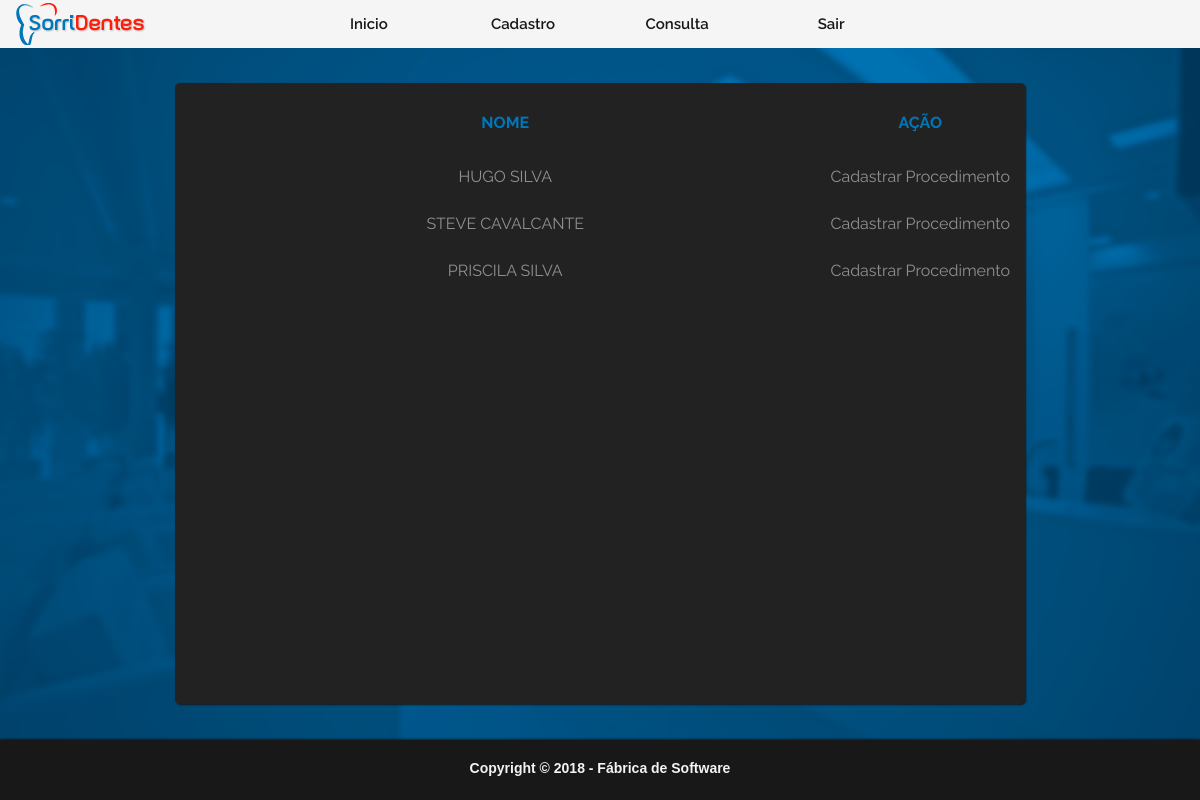
Screenshot of /Telas/TelaListaPacienteTable.php (signed in) with the database file from the repository.
### tables this page shows
CREATE TABLE PACIENTE(
    IDPACIENTE INT PRIMARY KEY AUTO_INCREMENT,
    NOME VARCHAR(255) NOT NULL,
    SEXO ENUM('Masculino','Feminino') NOT NULL,
    NASCIMENTO DATE NOT NULL,
    CPF VARCHAR(11) NOT NULL UNIQUE,
    PROFISSAO VARCHAR(255) NOT NULL,
    TIPOATENDIMENTO VARCHAR(255) NOT NULL,
    CELULAR VARCHAR(15) NOT NULL,
    ESTADOCIVIL ENUM('Casado(a)','Solteiro(a)','Divorciado(a)','Viúvo(a)','Separado(a)')NOT NULL,
    ENDERECO VARCHAR(255) NOT NULL,
    BAIRRO VARCHAR(255) NOT NULL,
    NUMERO SMALLINT(4) NOT NULL,
    SITUACAO ENUM('Atendido','Aguardando Atendimento','Em Espera','Finalizado') DEFAULT 'Em Espera' NOT NULL,
    CIDADE VARCHAR(32) NOT NULL,
    ESTADO CHAR(2) NOT NULL,
    COMPLEMENTO VARCHAR(50),
    CEP VARCHAR(9) NOT NULL
);

### BancoDeDados/Conexao_Banco_ClinicaSorridentes.php.inc (called while the page is built, shortened)
<?php
abstract class ConexaoDB {
    public $servidor = "localhost";
    public $usuario = "root";
    public $senha = "";
    public function conecta(){
    $this ->conexao = mysqli_connect($this->servidor,$this->usuario,$this->senha)
            or die ($this->trataErro(__FILE__,__FUNCTION__, mysqli_errno(), mysqli_error(), TRUE));
   }
}

### util/daoGenerico.php (called while the page is built, shortened)
<?php
require_once '../BancoDeDados/Conexao_Banco_ClinicaSorridentes.php.inc';
class daoGenerico extends ConexaoDB {
    public function retornaTudo($objeto){
       $sql = "SELECT * FROM ".$objeto->tabela;
       return $this->executaSQL($sql);
   }
   public function executaSQL($sql=null){
       if ($sql != null){
           $query = mysqli_query($this->conexao, $sql) or $this->trataErro(__FILE__,__FUNCTION__);
           $this->linhaAfetada = mysqli_affected_rows($this->conexao);
           if(substr(trim(strtolower($sql)),0,6)=='select'){
               $this->dataset = $query;
               return $query;
           }else{
               return $this->linhaAfetada;
           }
       }
   }
   public function retornaDados($tipo=null){
       switch(strtolower($tipo)){
           case "object":
               return mysqli_fetch_object($this->dataset);
               break;
       }
   }
}

### Telas/TelaListaPacienteTable.php (the view, shortened to what this page needs)
<?php
$paciente = new Paciente();
$paciente->retornaTudo($paciente);
?>
<html lang="pt-br">
    <head>
    <link rel="stylesheet" type="text/css" href="../css/style.css">
    <link rel="stylesheet" type="text/css" href="../css/tabela.css">
    <link rel="stylesheet" href="https://cdnjs.cloudflare.com/ajax/libs/font-awesome/4.7.0/css/font-awesome.min.css">
    </head>
    <body ondragstart="return false;">
    <header id="topo">
    <div id="right"><img src="../img/cct.png"></div>
    <nav class="menu" id="menu">
        <ul>
            <li><a href="../Telas/Home.php">Inicio</a></li>
            <li><a href="#">Cadastro</a>
            </li>
            <li><a href="#">Consulta</a>
            </li>
            <li><a href="../Login/Sair.php">Sair</a></li>
        </ul>
    </nav>
    </header>
<div class="centro">
    <div class="conteudo">
      <table>
        <thead>
          <tr class="titulo-table">
            <th class="column8">Nome</th>
            <th class="column2">Ação</th>
          </tr>
        </thead>
        <tbody>
            <?php while ($dado = $paciente->retornaDados("object")){ ?>
          <tr class="tabela">
            <td class="up"><?php echo $dado->NOME ?></td>
            <td class="column6"><a href="../Telas/TelaControleClinico.php?IDpaciente=<?php echo $dado->IDPACIENTE;?>">Cadastrar Procedimento</a>
                </td>
          </tr>
          </tbody>
         <?php } ?>
    </table>
  </div>
</div>
    <footer>
        <h1>Copyright &copy 2018 - Fábrica de Software</h1>
    </footer>
</html>

### css/style.css (style rules this page uses)
* { padding: 0; margin: 0; }
body,html { width: 100%; height: 100%; overflow-y: auto; overflow-x: hidden; background-image: url(../img/fundo.png); background-repeat: no-repeat; background-size: cover; background-attachment: fixed; }
#right { position: absolute; }
.menu { width: 100%; max-height: 48px; background: #f5f5f5; font-family: 'Raleway', sans-serif; z-index: 1; }
.menu ul { z-index: 1; list-style: none; position: relative; text-align: center; }
.menu ul li { width: 150px; display: inline-block; }
.menu a { padding: 15px; display: block; max-height: 48px; text-decoration: none; text-align: center; color: #181818; background: #f5f5f5; font-family: 'Raleway', sans-serif; font-weight: 600!important; font-size: 15px !important; }
footer { background: #181818; width: 100%; min-height: 60px; float: left; position:absolute; left: 0; bottom:0; box-shadow: 0 0 3px #000; }
footer h1 { font-family: 'Montserrat', sans-serif !important; font-size: 14px !important; color: #f3f3f3; text-align: center; margin-top: 20px; cursor: pointer; user-select: none; }
.up { text-transform: uppercase; }

### css/tabela.css (style rules this page uses)
.centro { position: relative; height: calc(100% - 110px); width: 100%; padding: 30px auto; box-sizing: border-box; }
.conteudo { position: absolute; top: 0; bottom: 0; left: 0; right: 0; margin: auto; text-align: center; font-family: 'Raleway', sans-serif !important; border-radius: 5px; background: #222222; color: #fff; box-shadow: 1px 1px 2px #181818; width: 850px; max-width: 90%; height: 90%; overflow-y: auto; line-height: 0; }
table { border-collapse: separate; border-spacing: 10px; }
.conteudo th { padding: 25px 0; }
.conteudo .titulo-table { color: #0077b8; text-transform: uppercase; white-space: nowrap; line-height: 0; }
.column2 { width: 20%; }
.column6 { width: 20%; }
.conteudo table { border: 1px #181818; padding: 5px; margin: 0 auto; text-align: center; user-select: none; white-space: nowrap; }
.conteudo tr { color: #909090; }
.conteudo tr td { padding: 9px 0; }
.conteudo .tabela td a { text-decoration: none; color: inherit; user-select: none; }

### rows the page displays
paciente: NOME "HUGO SILVA"
paciente: NOME "STEVE CAVALCANTE"
paciente: NOME "PRISCILA SILVA"
